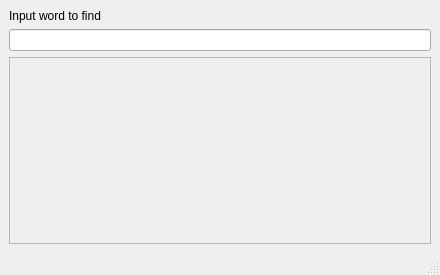
<?xml version="1.0" encoding="UTF-8"?>
<ui version="4.0">
 <class>MainWindow</class>
 <widget class="QMainWindow" name="MainWindow">
  <property name="geometry">
   <rect>
    <x>0</x>
    <y>0</y>
    <width>440</width>
    <height>275</height>
   </rect>
  </property>
  <property name="minimumSize">
   <size>
    <width>100</width>
    <height>100</height>
   </size>
  </property>
  <property name="windowTitle">
   <string>Dictionary</string>
  </property>
  <widget class="QWidget" name="centralwidget">
   <layout class="QHBoxLayout" name="horizontalLayout">
    <item>
     <layout class="QGridLayout" name="gridLayout">
      <item row="0" column="0">
       <widget class="QLabel" name="label_title">
        <property name="text">
         <string>Input word to find</string>
        </property>
       </widget>
      </item>
      <item row="1" column="0">
       <widget class="QLineEdit" name="input_edit"/>
      </item>
      <item row="3" column="0">
       <widget class="QScrollArea" name="scroll_area">
        <property name="widgetResizable">
         <bool>true</bool>
        </property>
        <widget class="QWidget" name="scrollAreaWidgetContents">
         <property name="geometry">
          <rect>
           <x>0</x>
           <y>0</y>
           <width>418</width>
           <height>183</height>
          </rect>
         </property>
        </widget>
       </widget>
      </item>
     </layout>
    </item>
   </layout>
  </widget>
  <widget class="QStatusBar" name="statusbar"/>
 </widget>
 <resources/>
 <connections/>
</ui>
